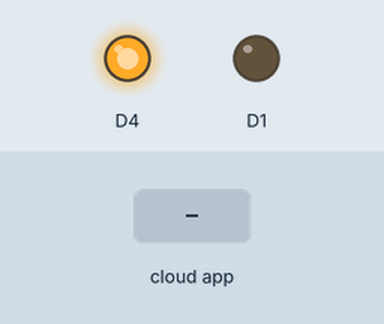
Bench run of a sketch on a simulated ESP8266 (NodeMCU). Parts: output pins drawn as LEDs (lit = HIGH). Inputs (shaded band) come from the test bench. WiFi joins after 1.5 s; servers stay silent unless stated; the Firebase database answers and starts empty; what the sketch prints to the serial monitor is not drawn.

Above: at 2.8 s.
2.9 s: the phone or cloud app sets RED_LED to 1
At 3.4 s:
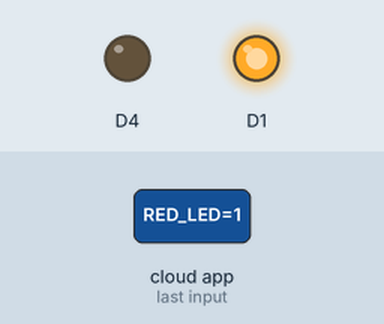
4.4 s: the phone or cloud app sets RED_LED to 0
At 5.9 s:
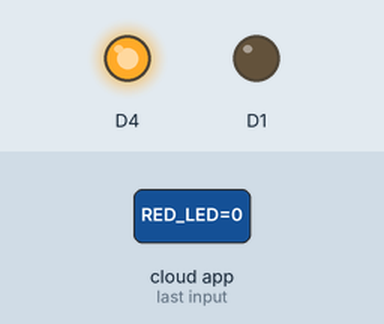
Timing chart, 0 to 7.4 s (numbered marks = the images above; inputs shaded):
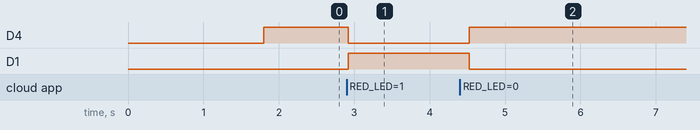

The sketch:

FIREBASE.ino
```cpp
#include <ESP8266WiFi.h>
#include <FirebaseArduino.h>

// Set these to run example.
#define FIREBASE_HOST "esptest-73b9b.firebaseio.com"
#define FIREBASE_AUTH "f0sNTB9rQY7WHqLTTkT8vfKW5d2nrWlIOZPGil0f"
#define WIFI_SSID "*****"
#define WIFI_PASSWORD "*****"


void setup() {
  Serial.begin(115200);

  // connect to wifi.
  WiFi.begin(WIFI_SSID, WIFI_PASSWORD);
  Serial.print("connecting");
  while (WiFi.status() != WL_CONNECTED) {
    Serial.print(".");
    delay(500);
  }
  Serial.println();
  Serial.print("connected: ");
  Serial.println(WiFi.localIP());

  Firebase.begin(FIREBASE_HOST, FIREBASE_AUTH);
  Firebase.set("RED_LED", 0);
  pinMode(LED_BUILTIN, OUTPUT);     // Initialize the LED_BUILTIN pin as an output
  pinMode(D1, OUTPUT);
}


int val = 0;

void loop() {
val = Firebase.getInt("RED_LED");
if(val == 1){
  digitalWrite(LED_BUILTIN, LOW);
  digitalWrite(D1, HIGH);
  }else{
     digitalWrite(LED_BUILTIN, HIGH);
     digitalWrite(D1, LOW);
    }
delay(10);
}
```

Measured:
- after the input at 2.9 s, D4: HIGH → LOW at once; D1: LOW → HIGH at once
- after the input at 4.4 s, D4: LOW → HIGH after 0.13 s; D1: HIGH → LOW after 0.13 s
